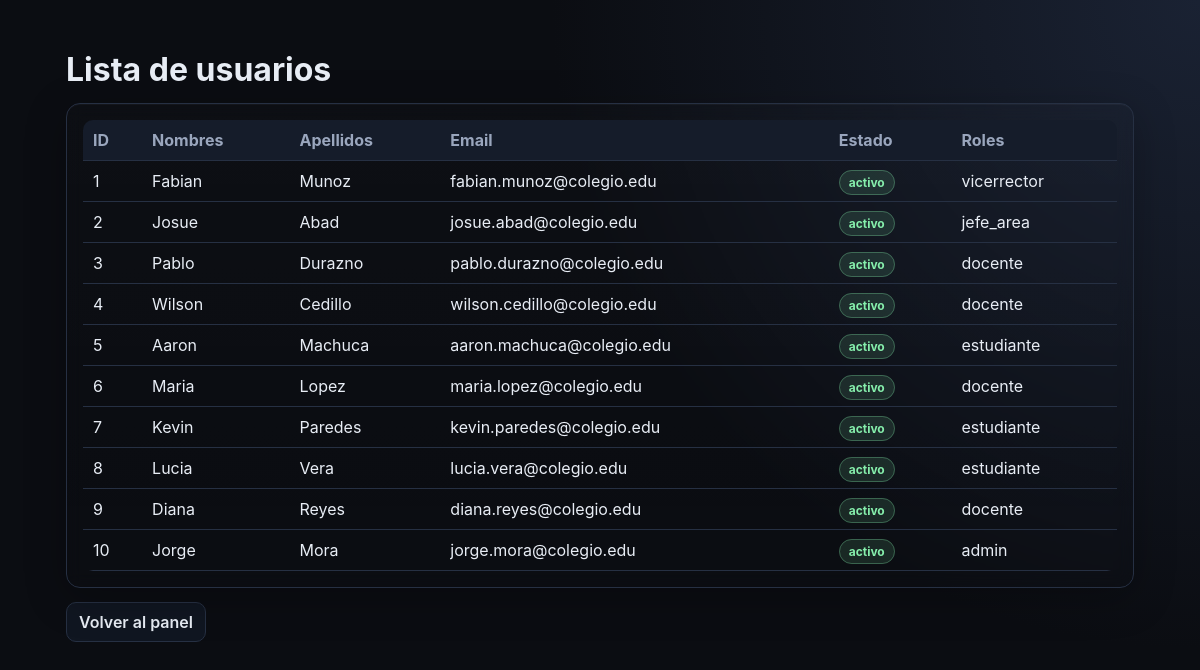
/usuarios.php (signed in), run on the app's committed database.
### tables this page shows
CREATE TABLE usuarios (
  id             BIGINT PRIMARY KEY AUTO_INCREMENT,
  nombres        VARCHAR(100) NOT NULL,
  apellidos      VARCHAR(100) NOT NULL,
  email          VARCHAR(150) NOT NULL UNIQUE,
  password_hash  VARCHAR(255) NOT NULL,
  activo         BOOLEAN NOT NULL DEFAULT TRUE,
  creado_en      TIMESTAMP NOT NULL DEFAULT NOW()
);

### src/config.php (called while the page is built, shortened)
<?php
function dbConfig(): array
{
    return [
        'host' => getenv('DB_HOST') ?: '127.0.0.1',
        'port' => getenv('DB_PORT') ?: '33066',
        'name' => getenv('DB_NAME') ?: 'uets360',
        'user' => getenv('DB_USER') ?: 'root',
        'pass' => getenv('DB_PASS') ?: '',
    ];
}
function pdo(): PDO
{
    $cfg = dbConfig();
    $dsn = sprintf('mysql:host=%s;port=%s;dbname=%s;charset=utf8mb4', $cfg['host'], $cfg['port'], $cfg['name']);
    $pdo = new PDO($dsn, $cfg['user'], $cfg['pass'], [
        PDO::ATTR_ERRMODE => PDO::ERRMODE_EXCEPTION,
        PDO::ATTR_DEFAULT_FETCH_MODE => PDO::FETCH_ASSOC,
    ]);
    return $pdo;
}

### src/auth.php (called while the page is built, shortened)
<?php
require_once __DIR__ . '/config.php';
function allUsersWithRoles(): array
{
    $sql = 'SELECT u.id, u.nombres, u.apellidos, u.email, u.activo,
                   COALESCE(GROUP_CONCAT(r.nombre ORDER BY r.nombre SEPARATOR ", "), "sin rol") AS roles
            FROM usuarios u
            LEFT JOIN usuario_roles ur ON ur.usuario_id = u.id AND ur.estado = 1
            LEFT JOIN roles r ON r.id = ur.rol_id
            GROUP BY u.id, u.nombres, u.apellidos, u.email, u.activo
            ORDER BY u.id';
    return pdo()->query($sql)->fetchAll();
}

### public/usuarios.php (the view, shortened to what this page needs)
<?php
require_once __DIR__ . '/../src/auth.php';
$users = allUsersWithRoles();
?>
<!doctype html>
<html lang="es">
<head>
  <link rel="stylesheet" href="assets/app.css">
</head>
<body>
  <div class="container">
    <h1>Lista de usuarios</h1>
    <div class="card">
      <table>
        <thead>
          <tr>
            <th>ID</th>
            <th>Nombres</th>
            <th>Apellidos</th>
            <th>Email</th>
            <th>Estado</th>
            <th>Roles</th>
          </tr>
        </thead>
        <tbody>
          <?php foreach ($users as $u): ?>
          <?php $isActive = ((int) $u['activo'] === 1); ?>
          <tr>
            <td><?= (int) $u['id'] ?></td>
            <td><?= htmlspecialchars((string) $u['nombres'], ENT_QUOTES, 'UTF-8') ?></td>
            <td><?= htmlspecialchars((string) $u['apellidos'], ENT_QUOTES, 'UTF-8') ?></td>
            <td><?= htmlspecialchars((string) $u['email'], ENT_QUOTES, 'UTF-8') ?></td>
            <td>
              <span class="badge <?= $isActive ? 'active' : 'inactive' ?>">
                <?= $isActive ? 'activo' : 'inactivo' ?>
              </span>
            </td>
            <td><?= htmlspecialchars((string) $u['roles'], ENT_QUOTES, 'UTF-8') ?></td>
          </tr>
          <?php endforeach; ?>
        </tbody>
      </table>
    </div>
    <div class="actions">
      <a href="dashboard.php">Volver al panel</a>
    </div>
  </div>
</body>
</html>

### public/assets/app.css (style rules this page uses)
:root { --bg: #070a12; --bg2: #0e1424; --card: rgba(17, 24, 39, 0.72); --soft: #141c2f; --text: #e6edf7; --muted: #97a6c6; --border: rgba(120, 143, 182, 0.22); --accent: #60a5fa; --accent2: #a78bfa; }
* { box-sizing: border-box; }
body { margin: 0; font-family: Inter, Segoe UI, Arial, sans-serif; color: var(--text); background: radial-gradient(1200px 700px at 10% -10%, #1f2d4e66, transparent 60%), radial-gradient(900px 500px at 90% -20%, #4f2f7f44, transparent 60%), linear-gradient(160deg, var(--bg) 0%, var(--bg2) 100%); }
.container { max-width: 1080px; margin: 0 auto; padding: 24px 16px 40px; }
.card { background: var(--card); border: 1px solid var(--border); border-radius: 16px; box-shadow: 0 10px 40px rgba(0,0,0,0.25), inset 0 1px 0 rgba(255,255,255,0.03); backdrop-filter: blur(8px); }
.btn, .actions a, button { background: linear-gradient(180deg, rgba(96,165,250,0.22), rgba(96,165,250,0.1)); border: 1px solid rgba(96,165,250,0.45); color: #cbe4ff; border-radius: 12px; text-decoration: none; padding: 9px 13px; display: inline-block; font-weight: 600; transition: all .18s ease; }
a { color: #bdd7ff; }

### public/usuarios.php (style rules this page uses)
:root { --bg: #0b0d12; --card: #121722; --soft: #1b2230; --text: #e8edf5; --muted: #9aa6bd; --accent: #7dd3fc; --border: #263043; --ok: #86efac; --off: #fca5a5; }
* { box-sizing: border-box; }
body { margin: 0; font-family: Inter, Arial, sans-serif; background: radial-gradient(circle at top right, #1a2233 0%, var(--bg) 45%); color: var(--text); min-height: 100vh; padding: 26px 16px; }
.container { max-width: 1100px; margin: 0 auto; }
.card { background: linear-gradient(180deg, rgba(255,255,255,0.01), rgba(255,255,255,0)); border: 1px solid var(--border); border-radius: 14px; padding: 16px; }
h1 { margin: 0 0 14px; }
table { width: 100%; border-collapse: collapse; overflow: hidden; border-radius: 10px; }
th, td { border-bottom: 1px solid var(--border); padding: 10px; text-align: left; }
th { background: #151c2a; color: var(--muted); font-weight: 700; }
.badge { border-radius: 999px; padding: 4px 9px; font-size: 12px; font-weight: 700; }
.active { background: rgba(134,239,172,.12); color: var(--ok); border: 1px solid rgba(134,239,172,.3); }
.actions { margin-top: 14px; }
.actions a { color: var(--text); text-decoration: none; border: 1px solid var(--border); padding: 9px 12px; border-radius: 10px; background: #101621; display: inline-block; }

### data on the page
usuarios: id "1", nombres "Fabian", apellidos "Munoz", email "fabian.munoz@colegio.edu", activo "activo", roles "vicerrector"
usuarios: id "2", nombres "Josue", apellidos "Abad", email "josue.abad@colegio.edu", activo "activo", roles "jefe_area"
usuarios: id "3", nombres "Pablo", apellidos "Durazno", email "pablo.durazno@colegio.edu", activo "activo", roles "docente"
usuarios: id "4", nombres "Wilson", apellidos "Cedillo", email "wilson.cedillo@colegio.edu", activo "activo", roles "docente"
usuarios: id "5", nombres "Aaron", apellidos "Machuca", email "aaron.machuca@colegio.edu", activo "activo", roles "estudiante"
usuarios: id "6", nombres "Maria", apellidos "Lopez", email "maria.lopez@colegio.edu", activo "activo", roles "docente"
usuarios: id "7", nombres "Kevin", apellidos "Paredes", email "kevin.paredes@colegio.edu", activo "activo", roles "estudiante"
usuarios: id "8", nombres "Lucia", apellidos "Vera", email "lucia.vera@colegio.edu", activo "activo", roles "estudiante"
usuarios: id "9", nombres "Diana", apellidos "Reyes", email "diana.reyes@colegio.edu", activo "activo", roles "docente"
usuarios: id "10", nombres "Jorge", apellidos "Mora", email "jorge.mora@colegio.edu", activo "activo", roles "admin"
